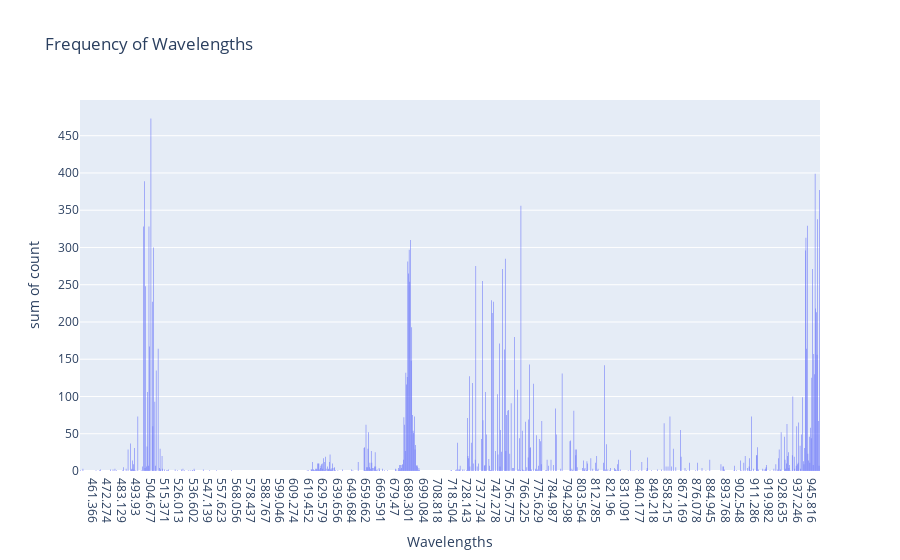

The notebook cell saved with this chart:
### Code cell
c.plot_frequency(separation=50)

### Figure 1 — Plotly figure (JSON) as saved in the notebook; plotly's stock layout.template omitted (floating-point values rounded to 4 significant figures; data arrays with more than 128 entries replaced by an {"elided": "..."} marker saying what was removed)
{"data": [{"bingroup": "x", "histfunc": "sum", "hovertemplate": "Wavelengths=%{x}<br>sum of count=%{y}<extra></extra>", "legendgroup": "", "marker": {"color": "#636efa", "pattern": {"shape": ""}}, "name": "", "orientation": "v", "showlegend": false, "type": "histogram", "x": {"elided": "1133 str values"}, "xaxis": "x", "y": {"elided": "1133 float values"}, "yaxis": "y"}], "layout": {"barmode": "relative", "legend": {"tracegroupgap": 0}, "title": {"text": "Frequency of Wavelengths"}, "xaxis": {"anchor": "y", "domain": [0, 1], "title": {"text": "Wavelengths"}}, "yaxis": {"anchor": "x", "domain": [0, 1], "title": {"text": "sum of count"}}}}
